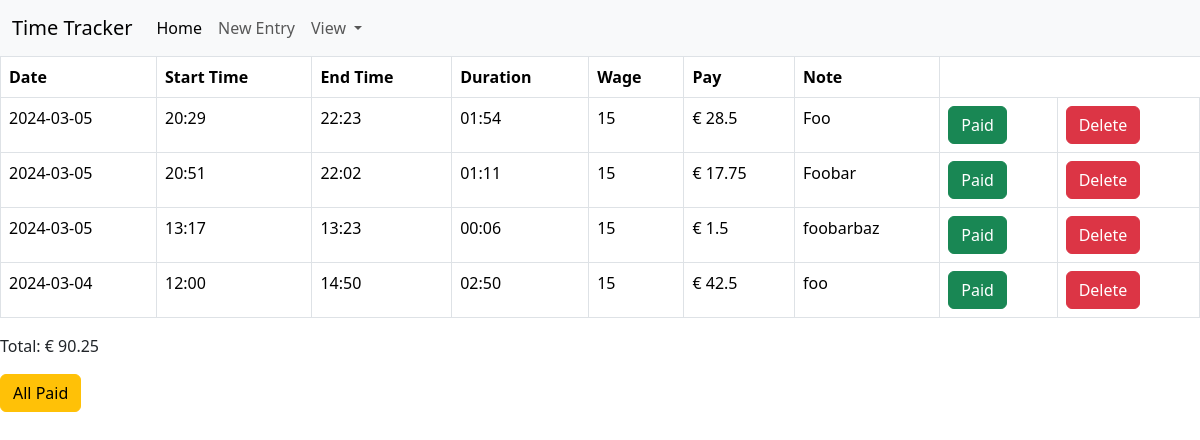
Before: / with the older database file.
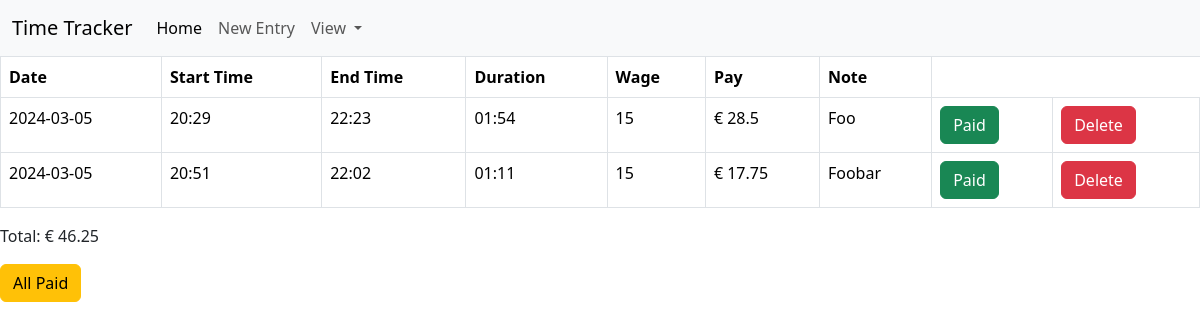
After: the same page with the newer database file.
### tables this page shows
CREATE TABLE entries (
            id INTEGER PRIMARY KEY AUTOINCREMENT,
            creation_date TEXT NOT NULL,
            start_time TEXT NOT NULL,
            end_time TEXT NOT NULL,
            duration INTEGER NOT NULL,
            note TEXT NOT NULL,
            wage INTEGER NOT NULL,
            pay INTEGER NOT NULL
        );

### website/views.py (the view)
@views.route("/", methods=["GET", "POST"])
def home():
    entries_row = db.execute("SELECT * FROM entries").fetchall()
    entries = []
    for row in entries_row:
        entries.append(
            {"id": row["id"],
             "creation_date": row["creation_date"],
             "start_time": row["start_time"],
             "end_time": row["end_time"],
             "duration": row["duration"],
             "note": row["note"],
             "wage": row["wage"],
             "pay": row["pay"]
             }
        )
    total = 0
    for entry in entries:
        total += float(entry["pay"].split("€")[1])
    return render_template("index.html", entries=entries, total=f"€ {str(total)}")

### website/templates/index.html
{% extends "base.html" %}
    {% block content %}
    <table class="table table-bordered">
        <th>Date</th>
        <th>Start Time</th>
        <th>End Time</th>
        <th>Duration</th>
        <th>Wage</th>
        <th>Pay</th>
        <th>Note</th>
        {% for row in entries %}
        <tr>
            <td>{{row.creation_date}}</td>
            <td>{{row.start_time}}</td>
            <td>{{row.end_time}}</td>
            <td>{{row.duration}}</td>
            <td>{{row.wage}}</td>
            <td>{{row.pay}}</td>
            <td>{{row.note}}</td>
            <td>
                <a href="{{url_for('views.paid', id=row.id)}}"><button class="btn btn-success">Paid</button></a>
            </td>
            <td>
                <a href="{{url_for('views.delete', id=row.id)}}"><button class="btn btn-danger" onclick="return confirm('Are you sure?')">Delete</button></a>
            </td>
        <tr>
        {% endfor %}
    </table>
    <p>Total: {{total}} </p>
    <a href="{{url_for('views.all_paid')}}" onclick="return confirm('Are you sure?')"><button class="btn btn-warning">All Paid</button></a>
    {% endblock %}

### website/templates/base.html (shortened to what this page needs)
<!DOCTYPE html>
<html lang="en">
<head>
    <link href="https://cdn.jsdelivr.net/npm/bootstrap@5.3.3/dist/css/bootstrap.min.css" rel="stylesheet">
</head>
<body>
    <nav class="navbar navbar-expand-lg bg-body-tertiary">
        <div class="container-fluid">
          <a class="navbar-brand" href="{{url_for('views.home')}}">Time Tracker</a>
          <div class="collapse navbar-collapse" id="navbarSupportedContent">
            <ul class="navbar-nav me-auto mb-2 mb-lg-0">
              <li class="nav-item">
                <a class="nav-link active" aria-current="page" href="{{url_for('views.home')}}">Home</a>
              </li>
              <li class="nav-item">
                <a class="nav-link" href="{{url_for('views.entry')}}">New Entry</a>
              </li>
              <li class="nav-item dropdown">
                <a class="nav-link dropdown-toggle" href="#" role="button" data-bs-toggle="dropdown" aria-expanded="false">
                  View
                </a>
              </li>
            </ul>
          </div>
        </div>
    </nav>
    {% block content %}
    {% endblock %}
</body>
</html>

Changed rows visible on the page:
removed entries: creation_date "2024-03-05", start_time "13:17", end_time "13:23", duration "00:06", wage "15", pay "€ 1.5", note "foobarbaz"
removed entries: creation_date "2024-03-04", start_time "12:00", end_time "14:50", duration "02:50", wage "15", pay "€ 42.5", note "foo"
Other visible differences:
{{ total }}: "€ 90.25" → "€ 46.25"
